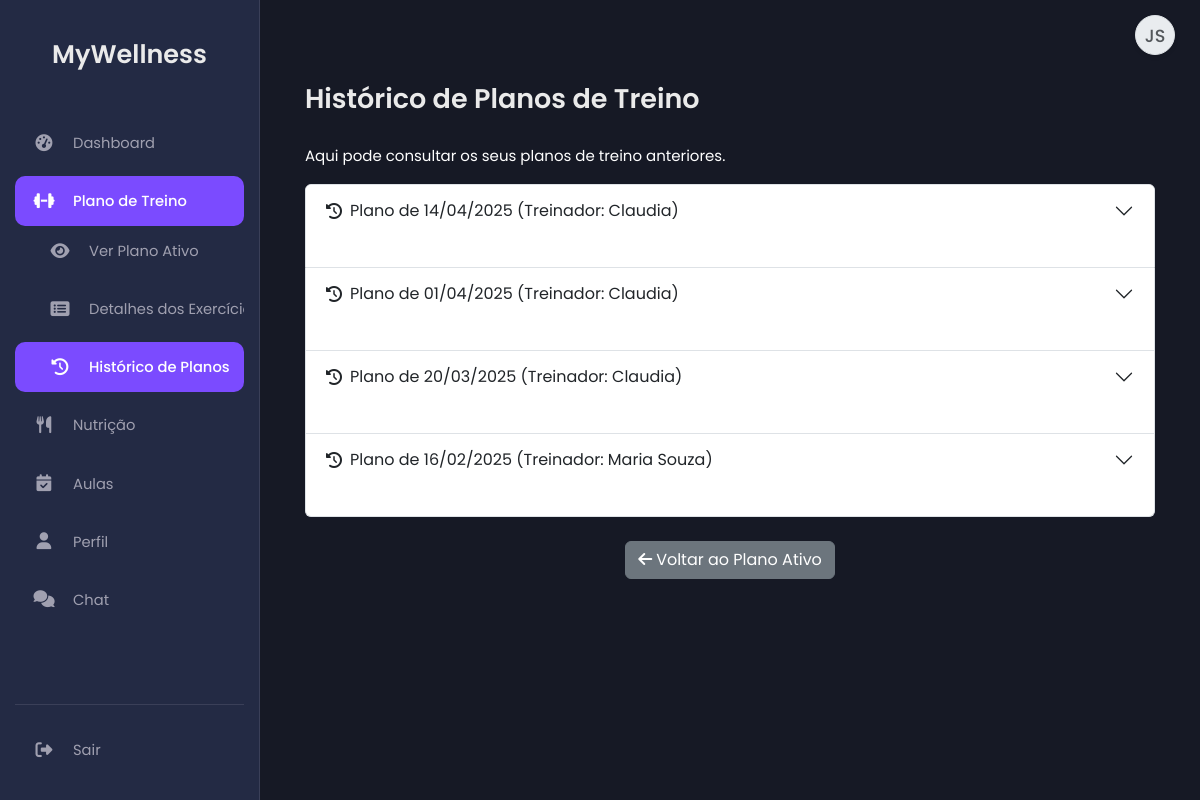
The page /workout_plan_history.php (signed in) on the database as committed earlier.
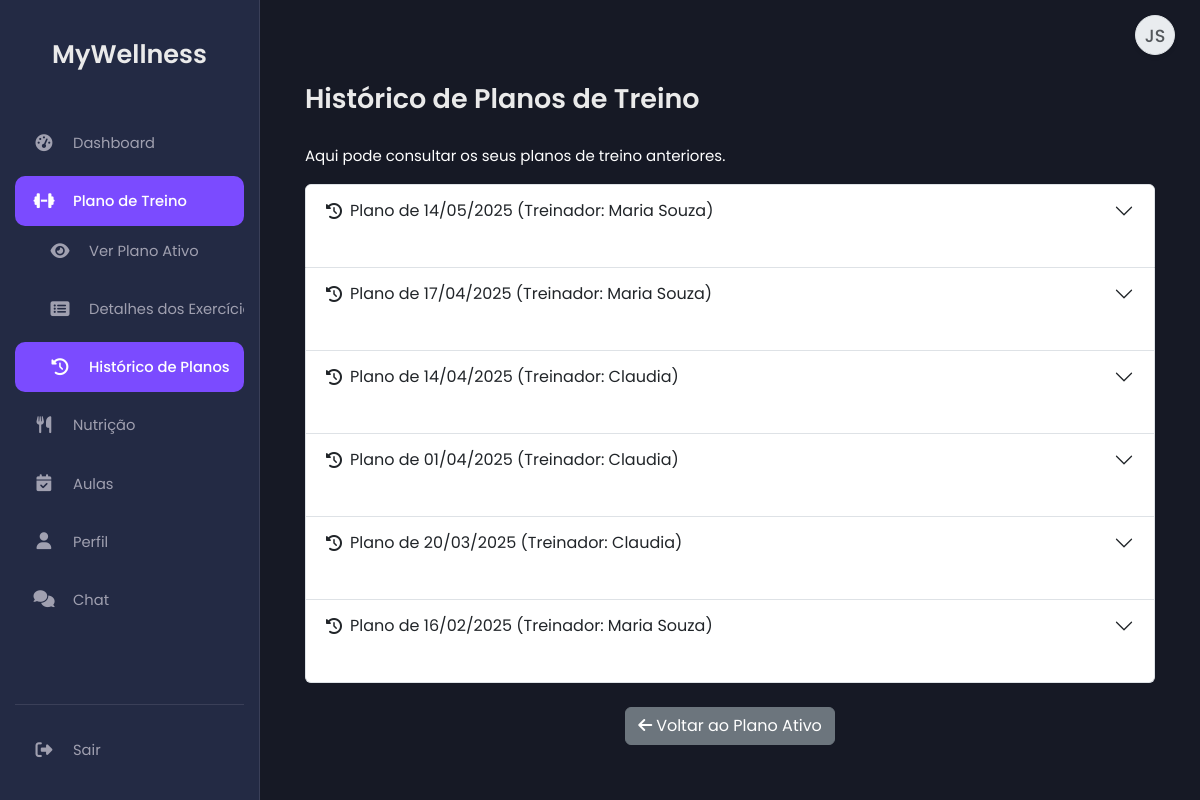
The same page on the database as committed later.
### tables this page shows
CREATE TABLE `workout_plans` (
  `id` int(11) NOT NULL,
  `client_id` int(11) NOT NULL,
  `trainer_id` int(11) NOT NULL,
  `plan_details` text NOT NULL,
  `created_at` timestamp NOT NULL DEFAULT current_timestamp(),
  `is_active` tinyint(1) DEFAULT 0
);

CREATE TABLE `users` (
  `id` int(11) NOT NULL,
  `name` varchar(100) NOT NULL,
  `email` varchar(100) NOT NULL,
  `numero_telemovel` varchar(25) DEFAULT NULL COMMENT 'Número de telemóvel do utilizador',
  `password` varchar(255) NOT NULL,
  `role` enum('client','trainer','nutritionist','admin','receptionist') DEFAULT NULL,
  `token` varchar(255) DEFAULT NULL,
  `reset_token` varchar(255) DEFAULT NULL,
  `reset_token_expires_at` datetime DEFAULT NULL,
  `first_login` tinyint(1) NOT NULL DEFAULT 1,
  `created_at` timestamp NOT NULL DEFAULT current_timestamp(),
  `profile_picture` varchar(255) DEFAULT NULL
);

### workout_plan_history.php (the view, shortened to what this page needs)
<?php
include 'db.php';
include 'header.php';
include 'sidebar_client.php';
?>
<main class="main-content">
    <div class="container mt-5">
        <h2>Histórico de Planos de Treino</h2>
        <?php
        $stmt = $pdo->prepare("SELECT id FROM clients WHERE user_id = ?");
        $stmt->execute([$_SESSION['user_id']]);
        $client = $stmt->fetch();
        if ($client) {
            $client_id = $client['id'];
            $stmt = $pdo->prepare("SELECT wp.plan_details, u.name AS trainer_name, wp.created_at, wp.id AS workout_plan_id
                                   FROM workout_plans wp
                                   JOIN users u ON wp.trainer_id = u.id
                                   WHERE wp.client_id = ? AND wp.is_active = 0
                                   ORDER BY wp.created_at DESC");
            $stmt->execute([$client_id]);
            $workout_plans = $stmt->fetchAll();
            if ($workout_plans) {
                echo "<p class='text-white'>Aqui pode consultar os seus planos de treino anteriores.</p>";
                echo "<div class='accordion' id='historyAccordion'>";
                foreach ($workout_plans as $plan) {
                    $plan_accordion_id = 'collapse-' . $plan['workout_plan_id'];
                    $heading_id = 'heading-' . $plan['workout_plan_id'];
                    ?>
                    <div class="accordion-item">
                        <h2 class="accordion-header" id="<?= $heading_id ?>">
                            <button class="accordion-button collapsed" type="button" data-bs-toggle="collapse" data-bs-target="#<?= $plan_accordion_id ?>" aria-expanded="false" aria-controls="<?= $plan_accordion_id ?>">
                                <i class="fas fa-history me-2"></i>
                                Plano de <?= htmlspecialchars(date('d/m/Y', strtotime($plan['created_at']))) ?> (Treinador: <?= htmlspecialchars($plan['trainer_name']) ?>)
                            </button>
                        </h2>
                    </div>
                    <?php
                }
                echo "</div>";
            } else {
                echo "<p class='alert alert-info text-center'>Nenhum plano de treino antigo encontrado.</p>";
            }
        } else {
            echo "<p class='alert alert-danger text-center'>Erro: Cliente não encontrado.</p>";
        }
        ?>
        <div class="text-center mt-4">
            <a href="workout_hub.php" class="btn btn-secondary"><i class="fas fa-arrow-left me-1"></i>Voltar ao Plano Ativo</a>
        </div>
    </div>
</main>
<?php
include 'footer.php';
?>

Rows that differ between the two databases and show on the page:
added workout_plans: created_at "14/05/2025", trainer.name "Maria Souza"
now on this page (row edited): workout_plans: created_at "17/04/2025", trainer.name "Maria Souza"
